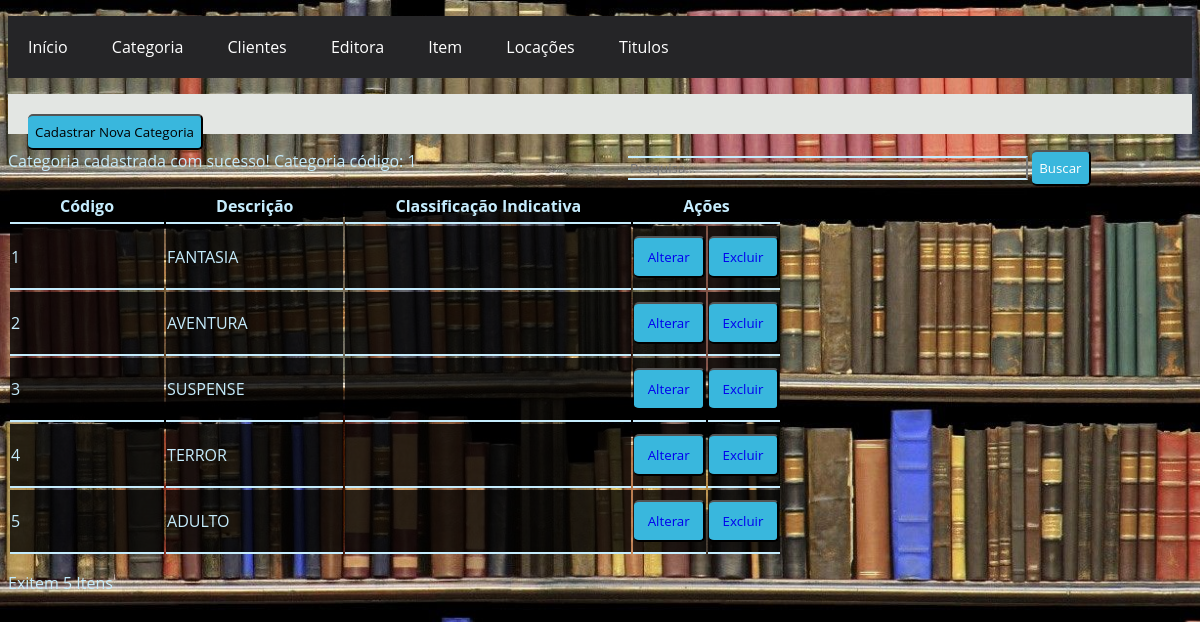
/Categoria/Listar/listar_Categoria.php?ok=2&msg=1, run on an earlier commit of the app's database.
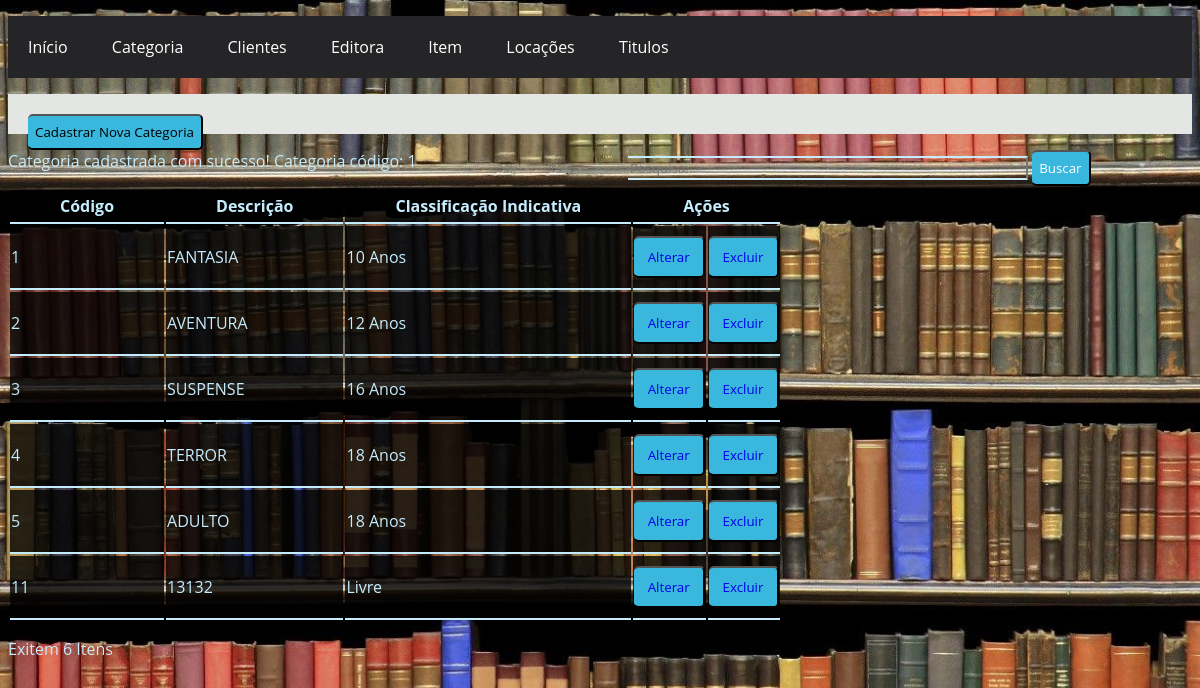
And on a later commit of the database.
### tables this page shows
CREATE TABLE `categoria` (
  `id_categoria` int(11) NOT NULL,
  `descricao` varchar(150) NOT NULL,
  `classificacao_indicativa` int(11) NOT NULL
);

### Categoria/Listar/listar_Categoria.php (the view, shortened to what this page needs)
<?php
include('../../conexao.php');
?>
<!DOCTYPE html>
<html lang="pt-br">
<head>
	<link rel="stylesheet" type="text/css" href="../../Styles/site.css">
	<link rel="stylesheet" type="text/css" href="../../Styles/Listar.css">
</head>
<body>
	<nav id="menu-h">
		<?php
		include('../../menu.php');
		?>
	</nav>
	<div id="filtro" class="filtro">
		<button class="btn1" type="button">
			<a href="../Cadastrar/cadastrar_Categoria.php">Cadastrar Nova Categoria</a>
		</button>
		<input class="pesquisar"
		       type="search"
		       class="busca"
		       placeholder="Pesquisa..." >
		<button class="btn1" type="button">Buscar</button>
	</div>
	<?php
	$ok   = @$_GET['ok'];
	$msg  = @$_GET['msg'];
	if ($ok == 1) {
		echo "<p class=\"sucesso\">Categoria excluída com sucesso! Categoria código: {$msg}</p>";
	} else if ($ok == 2) {
		echo "<p class=\"sucesso\">Categoria cadastrada com sucesso! Categoria código: {$msg}</p>";
	} else if ($ok == 3) {
		echo "<p class=\"sucesso\">Categoria alterada com sucesso! Categoria código: {$msg}</p>";
	}
	?>
	<div id="lista">
		<table>
		<thead class="header_list">
				<tr>
					<th>Código</th>
					<th>Descrição</th>
					<th>Classificação Indicativa</th>
					<th colspan="2">Ações</th>
				</tr>
			</thead>
			<tbody class="body_list">
				<?php
				$sql = "SELECT ID_CATEGORIA AS Id,
							descricao,
							classificacao_indicativa as classificacao
						FROM CATEGORIA
						ORDER BY ID_CATEGORIA";
				$query = mysqli_query($conexao, $sql);
				if (!$query) {
				?>
					<tr>
						<td colspan="3"><?php echo 'MySQL Erro: ' . mysqli_error($conexao); ?></td>
					</tr>
					<?php
				} else {
					while ($item = mysqli_fetch_array($query, MYSQLI_ASSOC)) {
					?>
						<tr>
							<td class="campos"><?php echo $item['Id']; ?></td>
							<td class="campos"><?php echo $item['descricao']; ?></td>
							<td class="campos"><?php switch ($item['classificacao']) {
													case 1:; ?> Livre
									<?php
														break;
													case 2:; ?> 10 Anos
									<?php
														break;
													case 3:; ?> 12 Anos
									<?php
														break;
													case 4:; ?> 16 Anos
									<?php
														break;
													case 5:; ?> 18 Anos
								<?php } ?>
							</td>
							<td>
								<button class="btn">
									<a href="../Alterar/alterar_Categoria.php?Id=<?php echo $item['Id']; ?>">Alterar</a>
								</button>
							</td>
							<td>
								<button class="btn">
									<a href="../Excluir/excluir_Categoria.php?Id=<?php echo $item['Id']; ?>">Excluir</a>
								</button>
							</td>
						</tr>
				<?php
					}
				}
				?>
			</tbody>
		</table>
		<p>
		Exitem <?php echo mysqli_num_rows($query); ?> Itens
		</p>
</body>
</html>

What changed in the data, as far as the page shows it:
changed categoria "FANTASIA": now shows "10 Anos"
changed categoria "AVENTURA": now shows "12 Anos"
changed categoria "SUSPENSE": now shows "16 Anos"
changed categoria "TERROR": now shows "18 Anos"
changed categoria "ADULTO": now shows "18 Anos"
added categoria: id_categoria "11", descricao "13132", classificacao_indicativa "Livre"
Also different on the page:
mysqli_num_rows($query): "5" → "6"
